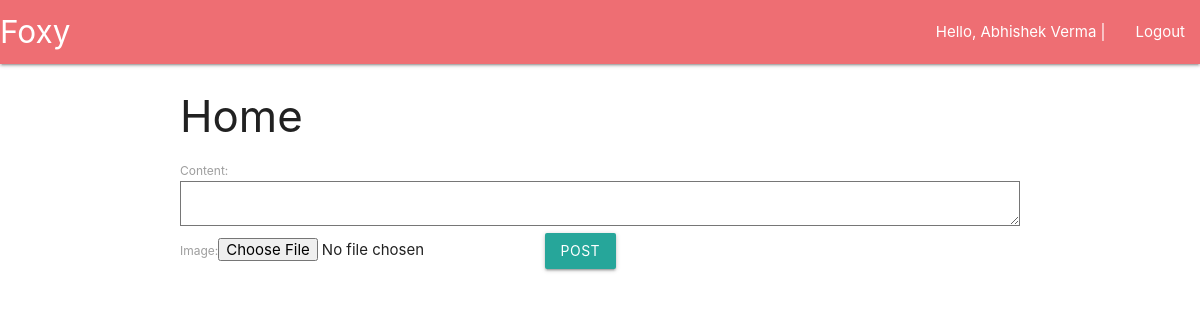
The app's page /home/ (signed in), older data.
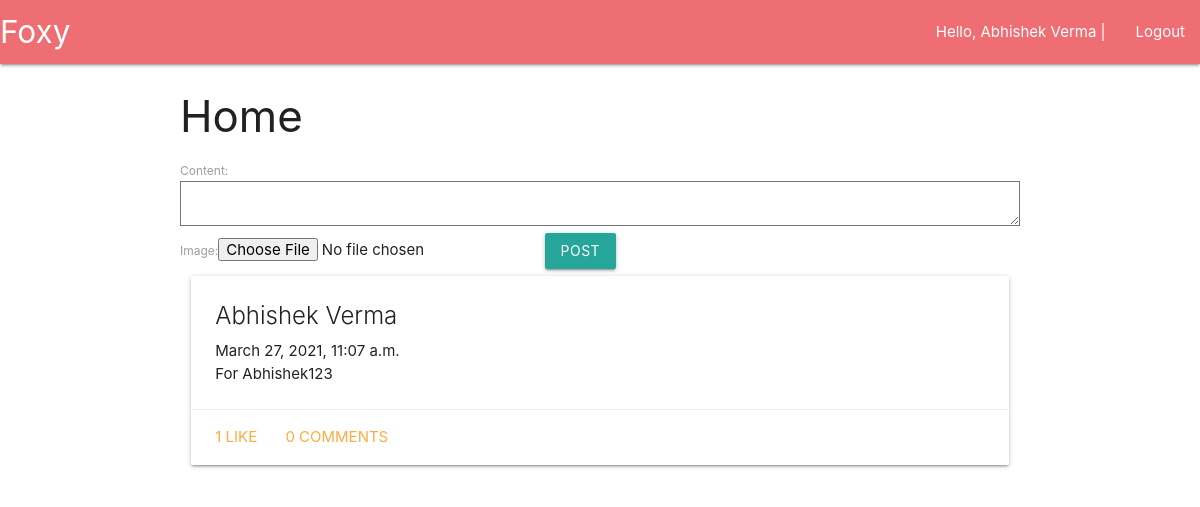
The same page, newer data.
### social/models.py (models this page shows, shortened)
class Post(models.Model):
    user = models.ForeignKey(User, on_delete = models.CASCADE)
    created_at = models.DateTimeField(auto_now = True)
    content = models.TextField()
    image = models.ImageField(blank = True)

### social/views.py (the view)
# urls.py: path('home/',views.Home.as_view()),
class Home(LoginRequiredMixin, ListView):
    context_object_name = 'posts'
    template_name = 'social/home.html'
    login_url = 'auth/login'
    def get_queryset(self):
        return models.Post.objects.filter(user = self.request.user)
    def get_context_data(self, *args, **kwargs):
        data = super().get_context_data(*args, **kwargs)
        data['post_form'] = forms.PostForm()
        return data

### social/forms.py
class PostForm(forms.ModelForm):
    class Meta:
        model = models.Post
        fields = ['content', 'image']

### templates/social/home.html (shortened to what this page needs)
{% extends 'base.html' %}
{% block content %}
<div class="container">
    <h3>Home</h3>
    <form action="/post/" method="post" enctype = "multipart/form-data">
        {{ post_form }}
        <button type="submit" class="btn waves-effect">Post</button>
    </form>
    {% for post in posts %}
        <div class="row">
            <div class="col s12">
                {% include 'social/components/post.html' %}
            </div>
        </div>
    {% endfor %}
</div>
{% endblock %}

### templates/social/components/post.html (shortened to what this page needs)
<div class="card">
    <div class="card-content">
      <span class="card-title">{{ post.user.first_name }} {{ post.user.last_name }}</span>
      <span>{{ post.created_at }}</span>
      <p>
          {{ post.content }}
      </p>
    </div>
    <div class="card-action">
      <a href="#" onclick="likePost({{ post.id }})">{{ post.like_set.count }} Like</a>
      <a  class="modal-trigger" href="#postModal{{ post.id }}">{{ post.comment_set.count }} Comments</a>
    </div>
  </div>

Row changes from the older to the newer data that the page shows:
added Post: user.first_name "Abhishek", user.last_name "Verma", created_at "March 27, 2021, 11:07 a.m.", content "For Abhishek123", like_set.count "1", comment_set.count "0"
